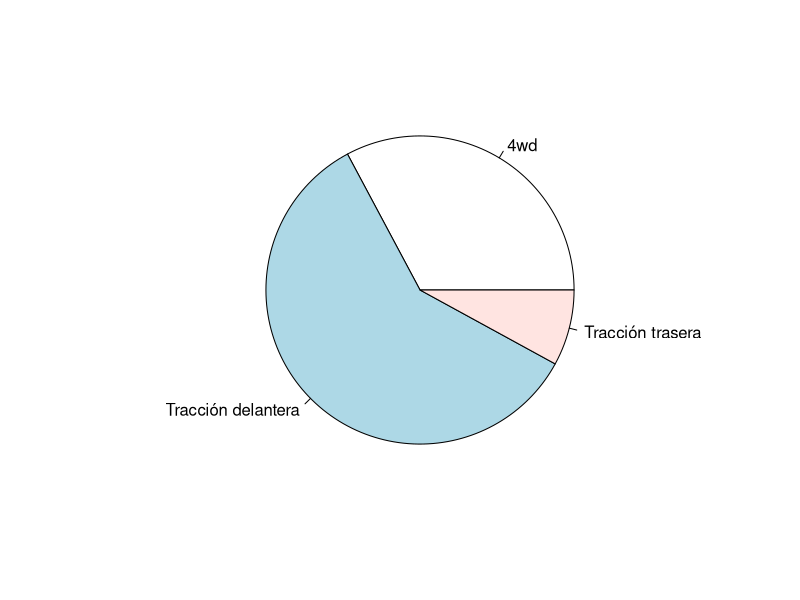
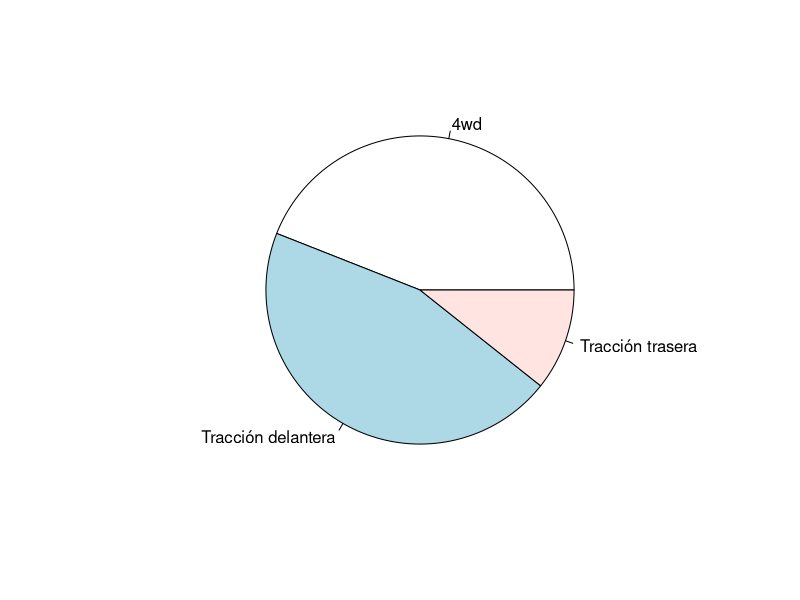
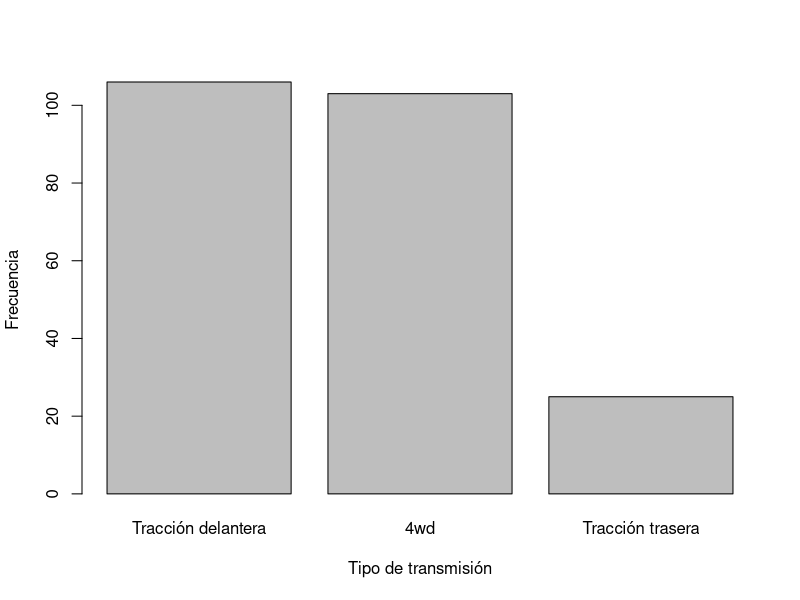

Reproduce these figures in R, in order.
# Instalar libreria "ggplot2"

install.packages("ggplot2")
library(ggplot2)

# Conjunto de datos

View(mpg)

# Tabla de frecuencia

mpg$drv
length(mpg$drv)

# Frecuencia
table(mpg$drv)

# Frecuencia relativa
table(mpg$drv) / length(mpg$drv)
prop.table(table(mpg$drv))

# Porcentaje
100 * prop.table(table(mpg$drv))

table(mpg$manufacturer)

table(mpg$drv) / length(mpg$drv) * 360

# Grafico de pastel

x <- c(103, 186, 25)
categorias <- c("4wd", "Tracción delantera", "Tracción trasera")
pie(x, labels = categorias)

pie(table(mpg$drv), labels = categorias)

# Grafico de barras

barplot(sort(table(mpg$drv), decreasing = TRUE),
        xlab = "Tipo de transmisión",
        ylab = "Frecuencia",
        names.arg = c("Tracción delantera", "4wd", "Tracción trasera"))



